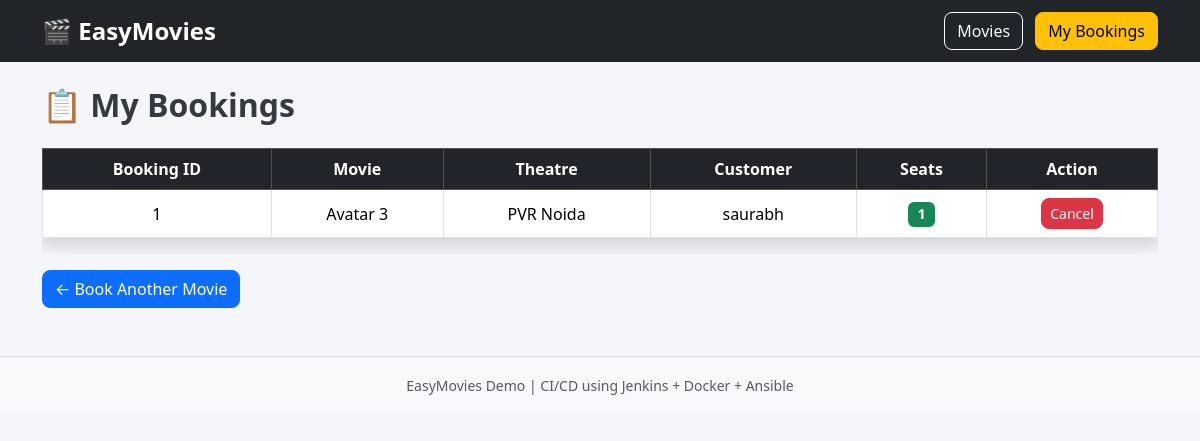
Screenshot of /bookings with the database file from the repository.
### tables this page shows
CREATE TABLE bookings (
            id INTEGER PRIMARY KEY AUTOINCREMENT,
            movie_id INTEGER,
            customer TEXT NOT NULL,
            seats INTEGER NOT NULL,
            FOREIGN KEY(movie_id) REFERENCES movies(id)
        );

CREATE TABLE movies (
            id INTEGER PRIMARY KEY AUTOINCREMENT,
            name TEXT NOT NULL,
            theatre TEXT NOT NULL,
            available_seats INTEGER NOT NULL
        );

### app.py (the view)
@app.route("/bookings")
def bookings():
    all_bookings = get_bookings()
    return render_template(
        "bookings.html",
        bookings=all_bookings
    )

### database.py (called while the page is built)
def get_connection():
    conn = sqlite3.connect(DB_NAME)
    conn.row_factory = sqlite3.Row
    return conn

def get_bookings():
    conn = get_connection()
    bookings = conn.execute("""
        SELECT
            bookings.id,
            movies.name,
            movies.theatre,
            bookings.customer,
            bookings.seats
        FROM bookings
        JOIN movies
        ON movies.id = bookings.movie_id
        ORDER BY bookings.id DESC
    """).fetchall()
    conn.close()
    return bookings

### templates/bookings.html
{% extends "base.html" %}
{% block content %}
<h2 class="mb-4">
    📋 My Bookings
</h2>
{% if bookings|length == 0 %}
<div class="alert alert-info">
    <h5>No bookings found.</h5>
    <p class="mb-0">
        Book your first movie ticket!
    </p>
</div>
<a href="/" class="btn btn-primary">
    Browse Movies
</a>
{% else %}
<div class="table-responsive">
<table class="table table-bordered table-hover align-middle shadow">
    <thead class="table-dark">
        <tr>
            <th>Booking ID</th>
            <th>Movie</th>
            <th>Theatre</th>
            <th>Customer</th>
            <th>Seats</th>
            <th>Action</th>
        </tr>
    </thead>
    <tbody>
    {% for booking in bookings %}
        <tr>
            <td>{{ booking.id }}</td>
            <td>{{ booking.name }}</td>
            <td>{{ booking.theatre }}</td>
            <td>{{ booking.customer }}</td>
            <td>
                <span class="badge bg-success">
                    {{ booking.seats }}
                </span>
            </td>
            <td>
                <a href="/cancel/{{ booking.id }}"
                   class="btn btn-danger btn-sm"
                   onclick="return confirm('Cancel this booking?');">
                    Cancel
                </a>
            </td>
        </tr>
    {% endfor %}
    </tbody>
</table>
</div>
<div class="mt-3">
    <a href="/" class="btn btn-primary">
        ← Book Another Movie
    </a>
</div>
{% endif %}
{% endblock %}

### static/style.css (style rules this page uses)
body { background-color: #f4f6f9; }
.btn { border-radius: 8px; }
.table { background: white; }
.table th { text-align: center; }
.table td { vertical-align: middle; text-align: center; }
.badge { font-size: 0.9rem; }
h2 { font-weight: bold; color: #343a40; }

### rows the page displays
bookings: id "1", name "Avatar 3", theatre "PVR Noida", customer "saurabh", seats "1"
